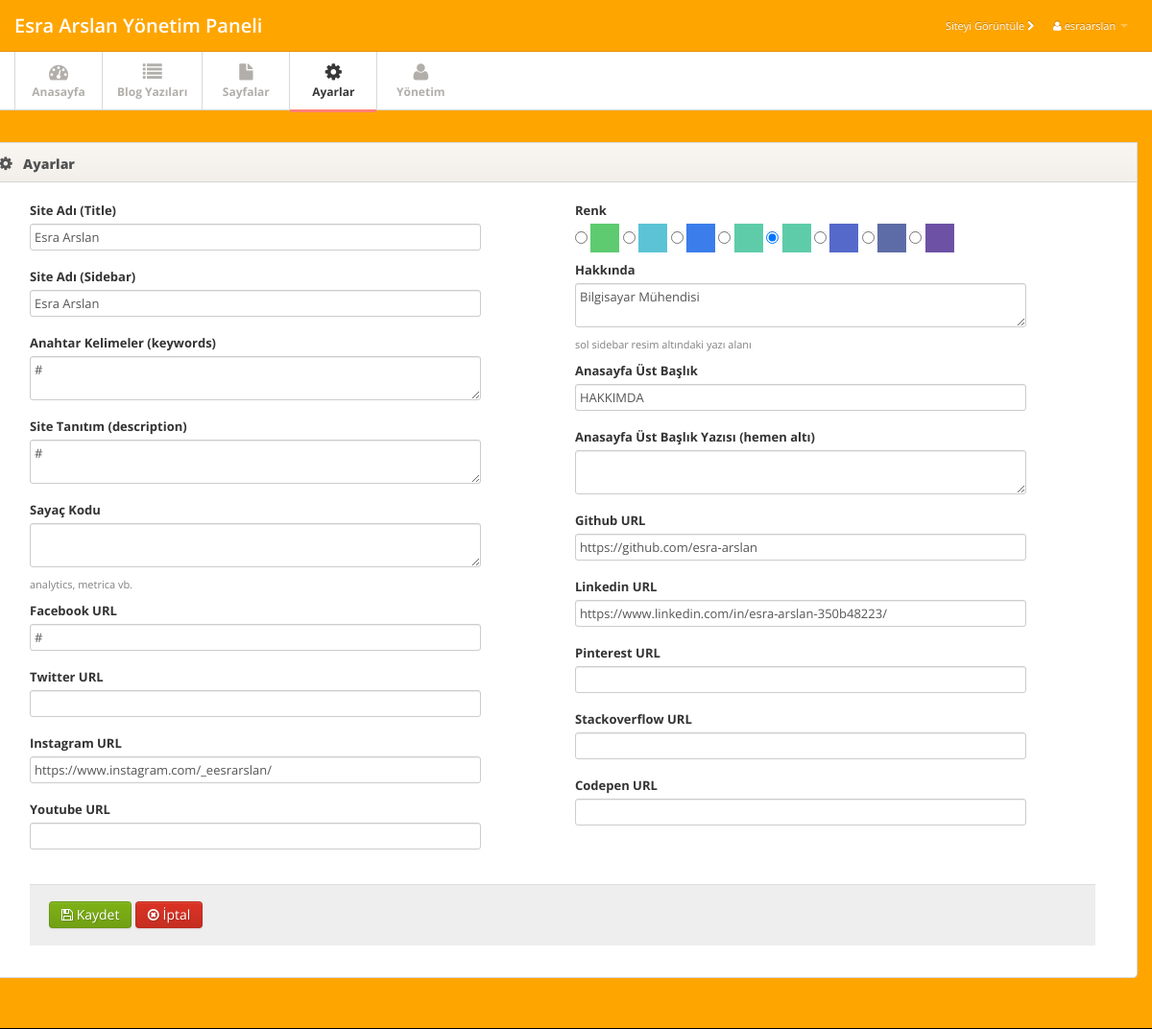
The app's page /yonetim/ayarlar.php (signed in) with its own data.
### tables this page shows
CREATE TABLE IF NOT EXISTS `settings` (
  `siteadi_title` varchar(200) NOT NULL,
  `siteadi_sidebar` varchar(100) NOT NULL,
  `siteadi_head` varchar(100) NOT NULL,
  `siteadi_intro` text NOT NULL,
  `keywords` varchar(200) NOT NULL,
  `description` varchar(200) NOT NULL,
  `analytics` text NOT NULL,
  `color` int(11) NOT NULL,
  `about` text NOT NULL,
  `facebook` varchar(100) NOT NULL,
  `twitter` varchar(100) NOT NULL,
  `instagram` varchar(100) NOT NULL,
  `youtube` varchar(100) NOT NULL,
  `linkedin` varchar(100) NOT NULL,
  `pinterest` varchar(100) NOT NULL,
  `github` varchar(100) NOT NULL,
  `stackoverflow` varchar(100) NOT NULL,
  `codepen` varchar(100) NOT NULL
);

### assets/blog_conf.php (called while the page is built, shortened)
<?php if(!defined("include")){ echo '<meta http-equiv="refresh" content="0;URL=../index.php">'; exit(); }
$dbhost = "localhost";
$dbuser = "root";
$dbpass = "";
$dbdata = "esraarslan";
try {
     $db = new PDO("mysql:host=$dbhost;dbname=$dbdata", "$dbuser", "$dbpass", array(PDO::MYSQL_ATTR_INIT_COMMAND => "SET NAMES utf8"));
} catch ( PDOException $e ){
     print $e->getMessage(); exit();
}
$print = $db->query("select * from settings")->fetch(PDO::FETCH_ASSOC); ?>

### yonetim/ayarlar.php (the view, shortened to what this page needs)
<?php session_start();
 if(isset($_SESSION['furtherup']))
 { define("include",true); include("../assets/blog_conf.php"); ?>
<!DOCTYPE html>
<html lang="en">
<head>
	<link href="css/bootstrap.min.css" rel="stylesheet">
	<link href="css/bootstrap-responsive.min.css" rel="stylesheet">
	<link href="css/font-awesome.min.css" rel="stylesheet">
	<link href="css/style.css" rel="stylesheet">
	<link href="css/pages/dashboard.css" rel="stylesheet">
</head>
<body>
<div class="navbar navbar-fixed-top">
  <div class="navbar-inner">
    <div class="container"> <a class="brand" href="home.php"><?php echo $print['siteadi_title']; ?> Yönetim Paneli</a>
      <div class="nav-collapse">
        <ul class="nav pull-right">
		<li><a href="../index.php" target="_blank">Siteyi Görüntüle <i class="icon-chevron-right"></i></a></li>
          <li class="dropdown"><a href="#" class="dropdown-toggle" data-toggle="dropdown"><i class="icon-user"></i> <?php echo $_SESSION['username']; ?> <b class="caret"></b></a>
          </li>
        </ul>
      </div>
    </div>
  </div>
</div>
<?php include("plug/menu.php"); ?>
<div class="main">
  <div class="main-inner">
    <div class="container">
      <div class="row">
          <div class="widget">
            <div class="widget-header"><i class="icon-cog"></i>
              <h3>Ayarlar</h3>
            </div>
            <div class="widget-content">
	<form method="post">
	<div class="span5" style="float:left;">
		<div class="control-group">
			<label class="control-label">Site Adı (Title)</label>
			<div class="controls">
			<input type="text" class="span5" name="siteadi_title" value="<?php echo $print['siteadi_title']; ?>">
			</div>
		</div>
		<div class="control-group">
			<label class="control-label">Site Adı (Sidebar)</label>
			<div class="controls">
			<input type="text" class="span5" name="siteadi_sidebar" value="<?php echo $print['siteadi_sidebar']; ?>">
			</div>
		</div>
		<div class="control-group">
			<label class="control-label">Anahtar Kelimeler (keywords)</label>
			<div class="controls">
			<textarea class="span5" name="keywords"><?php echo $print['keywords']; ?></textarea>
			</div>
		</div>
		<div class="control-group">
			<label class="control-label">Site Tanıtım (description)</label>
			<div class="controls">
			<textarea class="span5" name="description"><?php echo $print['description']; ?></textarea>
			</div>
		</div>
		<div class="control-group">
			<label class="control-label">Sayaç Kodu</label>
			<div class="controls">
			<textarea class="span5" name="analytics"><?php echo $print['analytics']; ?></textarea>
			<p class="help-block">analytics, metrica vb.</p>
			</div>
		</div>
		<div class="control-group">
			<label class="control-label">Facebook URL</label>
			<div class="controls">
			<input type="text" class="span5" name="facebook" value="<?php echo $print['facebook']; ?>">
			</div>
		</div>
		<div class="control-group">
			<label class="control-label">Twitter URL</label>
			<div class="controls">
			<input type="text" class="span5" name="twitter" value="<?php echo $print['twitter']; ?>">
			</div>
		</div>
		<div class="control-group">
			<label class="control-label">Instagram URL</label>
			<div class="controls">
			<input type="text" class="span5" name="instagram" value="<?php echo $print['instagram']; ?>">
			</div>
		</div>
		<div class="control-group">
			<label class="control-label">Youtube URL</label>
			<div class="controls">
			<input type="text" class="span5" name="youtube" value="<?php echo $print['youtube']; ?>">
			</div>
		</div>
	</div>
	<div class="span6" style="float:right;">
		<div class="control-group">
			<label class="control-label">Renk</label>
			<div class="controls">
			<input type="radio" name="color" value="1"<?php if($print['color']=="1"){ echo ' checked'; } ?>> <img src="img/renk1.jpg">
			<input type="radio" name="color" value="2"<?php if($print['color']=="2"){ echo ' checked'; } ?>> <img src="img/renk2.jpg">
			<input type="radio" name="color" value="3"<?php if($print['color']=="3"){ echo ' checked'; } ?>> <img src="img/renk3.jpg">
			<input type="radio" name="color" value="4"<?php if($print['color']=="4"){ echo ' checked'; } ?>> <img src="img/renk4.jpg">
			<input type="radio" name="color" value="5"<?php if($print['color']=="5"){ echo ' checked'; } ?>> <img src="img/renk5.jpg">
			<input type="radio" name="color" value="6"<?php if($print['color']=="6"){ echo ' checked'; } ?>> <img src="img/renk6.jpg">
			<input type="radio" name="color" value="7"<?php if($print['color']=="7"){ echo ' checked'; } ?>> <img src="img/renk7.jpg">
			<input type="radio" name="color" value="8"<?php if($print['color']=="8"){ echo ' checked'; } ?>> <img src="img/renk8.jpg">
			</div>
		</div>
		<div class="control-group">
			<label class="control-label">Hakkında</label>
			<div class="controls">
			<textarea class="span5" name="about"><?php echo $print['about']; ?></textarea>
			<p class="help-block">sol sidebar resim altındaki yazı alanı</p>
			</div>
		</div>
		<div class="control-group">
			<label class="control-label">Anasayfa Üst Başlık</label>
			<div class="controls">
			<input type="text" class="span5" name="siteadi_head" value="<?php echo $print['siteadi_head']; ?>">
			</div>
		</div>
		<div class="control-group">
			<label class="control-label">Anasayfa Üst Başlık Yazısı (hemen altı)</label>
			<div class="controls">
			<textarea class="span5" name="siteadi_intro"><?php echo $print['siteadi_intro']; ?></textarea>
			</div>
		</div>
		<div class="control-group">
			<label class="control-label">Github URL</label>
			<div class="controls">
			<input type="text" class="span5" name="github" value="<?php echo $print['github']; ?>">
			</div>
		</div>
		<div class="control-group">
			<label class="control-label">Linkedin URL</label>
			<div class="controls">
			<input type="text" class="span5" name="linkedin" value="<?php echo $print['linkedin']; ?>">
			</div>
		</div>
		<div class="control-group">
			<label class="control-label">Pinterest URL</label>
			<div class="controls">
			<input type="text" class="span5" name="pinterest" value="<?php echo $print['pinterest']; ?>">
			</div>
		</div>
		<div class="control-group">
			<label class="control-label">Stackoverflow URL</label>
			<div class="controls">
			<input type="text" class="span5" name="stackoverflow" value="<?php echo $print['stackoverflow']; ?>">
			</div>
		</div>
		<div class="control-group">
			<label class="control-label">Codepen URL</label>
			<div class="controls">
			<input type="text" class="span5" name="codepen" value="<?php echo $print['codepen']; ?>">
			</div>
		</div>
	</div>
		<div class="span11 form-actions">
			<button type="submit" name="kaydet" class="btn btn-success"><i class="icon-save"></i> Kaydet</button>
			<a class="btn btn-danger" href="home.php"><i class="icon-remove-circle"></i> İptal</a>
		</div>
	</form>
            </div>
        </div>
      </div>
    </div>
  </div>
</div>
</body>
</html>
<?php }else{ echo '<meta http-equiv="refresh" content="0;URL=../index.php">'; } ?>

### yonetim/css/style.css (style rules this page uses)
body { background: orange; font: 13px/1.7em 'Open Sans'; }
p { font: 13px/1.7em 'Open Sans'; }
input, button, select, textarea { font-family: 'Open Sans'; }
.navbar .container { position: relative; }
.navbar-inner { padding: 7px 0; background: orange !important; -moz-border-radius: 0; -webkit-border-radius: 0; border-radius: 0; }
.navbar-fixed-top { position: static; }
.navbar .nav a { font-size: 11px; }
.navbar .nav>li>a { color:#fff !important; }
.navbar .brand { font-weight: 600; position: relative; top: 2px; }
.main { padding-bottom: 2em; border-bottom: 1px solid #000; }
.widget { position: relative; clear: both; width: auto; margin-bottom: 2em; overflow: hidden; }
.widget-header { position: relative; height: 40px; line-height: 40px; background: #f9f6f1; background:-moz-linear-gradient(top, #f9f6f1 0%, #f2efea 100%); background:-webkit-gradient(linear, left top, left bottom, color-stop(0%,#f9f6f1), color-stop(100%,#f2efea)); background:-webkit-linear-gradient(top, #f9f6f1 0%,#f2efea 100%); background:-o-linear-gradient(top, #f9f6f1 0%,#f2efea 100%); background:-ms-linear-gradient(top, #f9f6f1 0%,#f2efea 100%); background:linear-gradient(top, #f9f6f1 0%,#f2efea 100%); filter: progid:DXImageTransform.Microsoft.gradient(startColorstr='#f9f6f1', endColorstr='#f2efea'); -ms-filter: "progid:DXImageTransform.Microsoft.gradient(startColorstr='#f9f6f1', endColorstr='#f2efea')"; border: 1px solid #d6d6d6; -webkit-background-clip: padding-box; }
.widget-header h3 { position: relative; top: 2px; left: 10px; display: inline-block; margin-right: 3em; font-size: 14px; font-weight: 800; color: #525252; line-height: 18px; text-shadow: 1px 1px 2px rgba(255,255,255,.5); }
.widget-header [class^="icon-"], .widget-header [class*=" icon-"] { display: inline-block; margin-left: 13px; margin-right: -2px; font-size: 16px; color: #555; vertical-align: middle; }
.widget-content { padding: 20px 15px 15px; background: #FFF; border: 1px solid #D5D5D5; -moz-border-radius: 5px; -webkit-border-radius: 5px; border-radius: 5px; }
.widget-header+.widget-content { border-top: none; -webkit-border-top-left-radius: 0; -webkit-border-top-right-radius: 0; -moz-border-radius-topleft: 0; -moz-border-radius-topright: 0; border-top-left-radius: 0; border-top-right-radius: 0; }
.widget-content:before, .widget-content:after { content:""; display:table; }
.widget-content:after { clear:both; }
.widget-content { zoom:1; }

### yonetim/css/pages/dashboard.css (style rules this page uses)
.help-block { font-size: 11px; color:gray; }
.control-label { font-weight:bold; }

### records on screen
settings: siteadi_title "Esra Arslan", siteadi_sidebar "Esra Arslan", keywords "#", description "#", facebook "#", instagram "https://www.instagram.com/_eesrarslan/", color "☑", about "Bilgisayar Mühendisi", siteadi_head "HAKKIMDA", github "https://github.com/esra-arslan", linkedin "https://www.linkedin.com/in/esra-arslan-350b48223/"

### other values on screen
$_SESSION['username'] "esraarslan"
